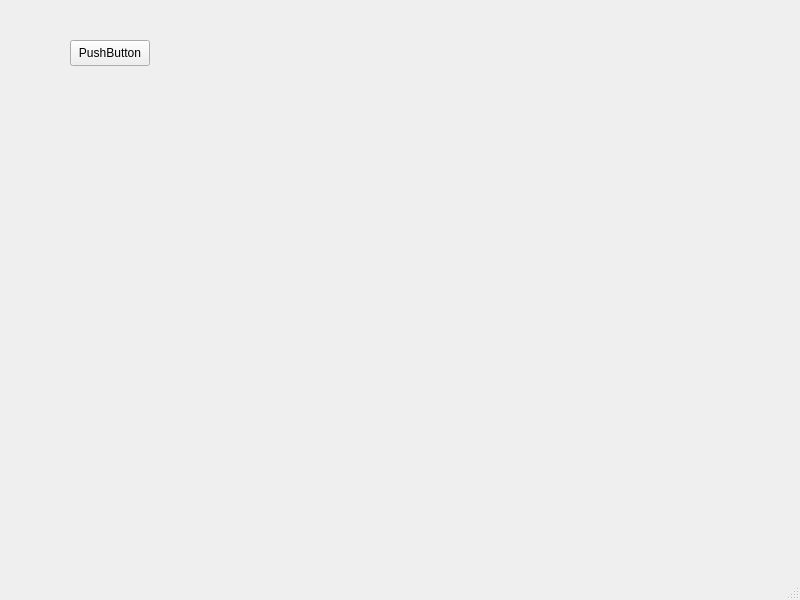
<?xml version="1.0" encoding="UTF-8"?>
<ui version="4.0">
 <class>MainWindow</class>
 <widget class="QMainWindow" name="MainWindow">
  <property name="geometry">
   <rect>
    <x>0</x>
    <y>0</y>
    <width>800</width>
    <height>600</height>
   </rect>
  </property>
  <property name="windowTitle">
   <string>MainWindow</string>
  </property>
  <widget class="QWidget" name="centralwidget">
   <widget class="QPushButton" name="pushButton">
    <property name="geometry">
     <rect>
      <x>70</x>
      <y>40</y>
      <width>80</width>
      <height>26</height>
     </rect>
    </property>
    <property name="text">
     <string>PushButton</string>
    </property>
   </widget>
  </widget>
  <widget class="QMenuBar" name="menubar">
   <property name="geometry">
    <rect>
     <x>0</x>
     <y>0</y>
     <width>800</width>
     <height>23</height>
    </rect>
   </property>
  </widget>
  <widget class="QStatusBar" name="statusbar"/>
 </widget>
 <resources/>
 <connections/>
</ui>
